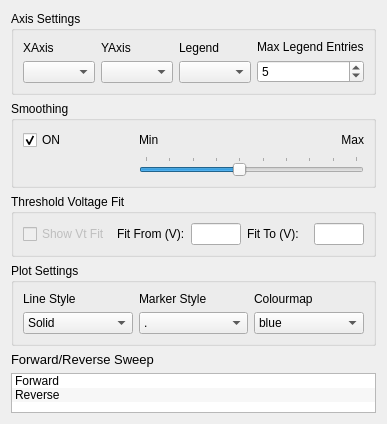
         <widget class="QWidget" name="tabAnalysis">
          <attribute name="title">
           <string>Analysis</string>
          </attribute>
          <layout class="QVBoxLayout" name="verticalLayout_14">
           <item>
            <widget class="QGroupBox" name="groupBox_3">
             <property name="title">
              <string>Axis Settings</string>
             </property>
             <layout class="QVBoxLayout" name="verticalLayout_6">
              <item>
               <layout class="QVBoxLayout" name="verticalLayout_7">
                <item>
                 <layout class="QHBoxLayout" name="horizontalLayout_4">
                  <item>
                   <layout class="QVBoxLayout" name="verticalLayout_8">
                    <item>
                     <widget class="QLabel" name="lbXAxis_2">
                      <property name="text">
                       <string>XAxis</string>
                      </property>
                     </widget>
                    </item>
                    <item>
                     <widget class="QComboBox" name="cbAXAxis"/>
                    </item>
                   </layout>
                  </item>
                  <item>
                   <layout class="QVBoxLayout" name="verticalLayout_9">
                    <item>
                     <widget class="QLabel" name="lbYAxis_2">
                      <property name="text">
                       <string>YAxis</string>
                      </property>
                     </widget>
                    </item>
                    <item>
                     <widget class="QComboBox" name="cbAYAxis"/>
                    </item>
                   </layout>
                  </item>
                  <item>
                   <layout class="QVBoxLayout" name="verticalLayout_10">
                    <item>
                     <widget class="QLabel" name="lbYAxis_3">
                      <property name="text">
                       <string>Legend</string>
                      </property>
                     </widget>
                    </item>
                    <item>
                     <widget class="QComboBox" name="cbAIndex"/>
                    </item>
                   </layout>
                  </item>
                  <item>
                   <layout class="QVBoxLayout" name="verticalLayout_12">
                    <item>
                     <widget class="QLabel" name="label_7">
                      <property name="text">
                       <string>Max Legend Entries</string>
                      </property>
                     </widget>
                    </item>
                    <item>
                     <widget class="QSpinBox" name="sbLegendEntries">
                      <property name="sizePolicy">
                       <sizepolicy hsizetype="Preferred" vsizetype="Fixed">
                        <horstretch>0</horstretch>
                        <verstretch>0</verstretch>
                       </sizepolicy>
                      </property>
                      <property name="maximumSize">
                       <size>
                        <width>16777215</width>
                        <height>16777215</height>
                       </size>
                      </property>
                      <property name="alignment">
                       <set>Qt::AlignLeading|Qt::AlignLeft|Qt::AlignVCenter</set>
                      </property>
                      <property name="minimum">
                       <number>1</number>
                      </property>
                      <property name="maximum">
                       <number>11</number>
                      </property>
                      <property name="value">
                       <number>5</number>
                      </property>
                     </widget>
                    </item>
                   </layout>
                  </item>
                 </layout>
                </item>
               </layout>
              </item>
             </layout>
            </widget>
           </item>
           <item>
            <widget class="QGroupBox" name="groupBox_6">
             <property name="sizePolicy">
              <sizepolicy hsizetype="Preferred" vsizetype="Minimum">
               <horstretch>0</horstretch>
               <verstretch>0</verstretch>
              </sizepolicy>
             </property>
             <property name="minimumSize">
              <size>
               <width>0</width>
               <height>50</height>
              </size>
             </property>
             <property name="title">
              <string>Smoothing</string>
             </property>
             <layout class="QGridLayout" name="gridLayout_5">
              <item row="0" column="2">
               <widget class="QLabel" name="label_13">
                <property name="text">
                 <string>Max</string>
                </property>
                <property name="alignment">
                 <set>Qt::AlignRight|Qt::AlignTrailing|Qt::AlignVCenter</set>
                </property>
               </widget>
              </item>
              <item row="0" column="1">
               <widget class="QLabel" name="label_12">
                <property name="text">
                 <string>Min</string>
                </property>
               </widget>
              </item>
              <item row="0" column="0">
               <widget class="QCheckBox" name="ckbSmoothing">
                <property name="text">
                 <string>ON</string>
                </property>
                <property name="checked">
                 <bool>true</bool>
                </property>
               </widget>
              </item>
              <item row="1" column="1" colspan="2">
               <widget class="QSlider" name="hsSmoothing">
                <property name="minimum">
                 <number>1</number>
                </property>
                <property name="maximum">
                 <number>10</number>
                </property>
                <property name="singleStep">
                 <number>1</number>
                </property>
                <property name="pageStep">
                 <number>1</number>
                </property>
                <property name="value">
                 <number>5</number>
                </property>
                <property name="sliderPosition">
                 <number>5</number>
                </property>
                <property name="tracking">
                 <bool>true</bool>
                </property>
                <property name="orientation">
                 <enum>Qt::Horizontal</enum>
                </property>
                <property name="invertedAppearance">
                 <bool>false</bool>
                </property>
                <property name="invertedControls">
                 <bool>false</bool>
                </property>
                <property name="tickPosition">
                 <enum>QSlider::TicksAbove</enum>
                </property>
                <property name="tickInterval">
                 <number>1</number>
                </property>
               </widget>
              </item>
             </layout>
            </widget>
           </item>
           <item>
            <widget class="QGroupBox" name="groupBox_5">
             <property name="sizePolicy">
              <sizepolicy hsizetype="Preferred" vsizetype="Preferred">
               <horstretch>0</horstretch>
               <verstretch>0</verstretch>
              </sizepolicy>
             </property>
             <property name="minimumSize">
              <size>
               <width>0</width>
               <height>40</height>
              </size>
             </property>
             <property name="title">
              <string>Threshold Voltage Fit</string>
             </property>
             <layout class="QHBoxLayout" name="horizontalLayout">
              <item>
               <widget class="QCheckBox" name="ckbShowVtFit">
                <property name="enabled">
                 <bool>false</bool>
                </property>
                <property name="text">
                 <string>Show Vt Fit</string>
                </property>
                <property name="checkable">
                 <bool>true</bool>
                </property>
               </widget>
              </item>
              <item>
               <widget class="QLabel" name="label">
                <property name="text">
                 <string>Fit From (V):</string>
                </property>
               </widget>
              </item>
              <item>
               <widget class="QLineEdit" name="leFitVtFrom">
                <property name="maximumSize">
                 <size>
                  <width>50</width>
                  <height>16777215</height>
                 </size>
                </property>
                <property name="inputMethodHints">
                 <set>Qt::ImhDigitsOnly</set>
                </property>
                <property name="placeholderText">
                 <string/>
                </property>
               </widget>
              </item>
              <item>
               <widget class="QLabel" name="label_2">
                <property name="text">
                 <string>Fit To (V):</string>
                </property>
               </widget>
              </item>
              <item>
               <widget class="QLineEdit" name="leFitVtTo">
                <property name="maximumSize">
                 <size>
                  <width>50</width>
                  <height>16777215</height>
                 </size>
                </property>
                <property name="inputMethodHints">
                 <set>Qt::ImhDigitsOnly</set>
                </property>
               </widget>
              </item>
             </layout>
            </widget>
           </item>
           <item>
            <widget class="QGroupBox" name="groupBox_4">
             <property name="title">
              <string>Plot Settings</string>
             </property>
             <layout class="QGridLayout" name="gridLayout_4">
              <item row="1" column="2">
               <widget class="QComboBox" name="cbPlotColour_Analysis">
                <item>
                 <property name="text">
                  <string>blue</string>
                 </property>
                </item>
                <item>
                 <property name="text">
                  <string>green</string>
                 </property>
                </item>
                <item>
                 <property name="text">
                  <string>red</string>
                 </property>
                </item>
                <item>
                 <property name="text">
                  <string>cyan</string>
                 </property>
                </item>
                <item>
                 <property name="text">
                  <string>magenta</string>
                 </property>
                </item>
                <item>
                 <property name="text">
                  <string>yellow</string>
                 </property>
                </item>
                <item>
                 <property name="text">
                  <string>black</string>
                 </property>
                </item>
                <item>
                 <property name="text">
                  <string>white</string>
                 </property>
                </item>
               </widget>
              </item>
              <item row="1" column="1">
               <widget class="QComboBox" name="cbMarkerStyle_Analysis">
                <item>
                 <property name="text">
                  <string>.</string>
                 </property>
                </item>
                <item>
                 <property name="text">
                  <string>o</string>
                 </property>
                </item>
                <item>
                 <property name="text">
                  <string>+</string>
                 </property>
                </item>
                <item>
                 <property name="text">
                  <string>,</string>
                 </property>
                </item>
                <item>
                 <property name="text">
                  <string>1</string>
                 </property>
                </item>
                <item>
                 <property name="text">
                  <string>2</string>
                 </property>
                </item>
                <item>
                 <property name="text">
                  <string>3</string>
                 </property>
                </item>
                <item>
                 <property name="text">
                  <string>4</string>
                 </property>
                </item>
                <item>
                 <property name="text">
                  <string>None</string>
                 </property>
                </item>
               </widget>
              </item>
              <item row="0" column="1">
               <widget class="QLabel" name="label_8">
                <property name="text">
                 <string>Marker Style</string>
                </property>
               </widget>
              </item>
              <item row="0" column="2">
               <widget class="QLabel" name="label_9">
                <property name="text">
                 <string>Colourmap</string>
                </property>
               </widget>
              </item>
              <item row="0" column="0">
               <widget class="QLabel" name="label_10">
                <property name="text">
                 <string>Line Style</string>
                </property>
               </widget>
              </item>
              <item row="1" column="0">
               <widget class="QComboBox" name="cbLineStyle_Analysis">
                <item>
                 <property name="text">
                  <string>Solid</string>
                 </property>
                </item>
                <item>
                 <property name="text">
                  <string>Dashes</string>
                 </property>
                </item>
                <item>
                 <property name="text">
                  <string>Line-Dot</string>
                 </property>
                </item>
                <item>
                 <property name="text">
                  <string>Dots</string>
                 </property>
                </item>
                <item>
                 <property name="text">
                  <string>None</string>
                 </property>
                </item>
               </widget>
              </item>
             </layout>
            </widget>
           </item>
           <item>
            <layout class="QVBoxLayout" name="verticalLayout_13">
             <item>
              <widget class="QLabel" name="label_11">
               <property name="sizePolicy">
                <sizepolicy hsizetype="Preferred" vsizetype="Fixed">
                 <horstretch>0</horstretch>
                 <verstretch>0</verstretch>
                </sizepolicy>
               </property>
               <property name="maximumSize">
                <size>
                 <width>16777215</width>
                 <height>20</height>
                </size>
               </property>
               <property name="font">
                <font>
                 <pointsize>10</pointsize>
                </font>
               </property>
               <property name="text">
                <string>Forward/Reverse Sweep</string>
               </property>
              </widget>
             </item>
             <item>
              <widget class="QListWidget" name="lwSweepDirSelect">
               <property name="maximumSize">
                <size>
                 <width>16777215</width>
                 <height>40</height>
                </size>
               </property>
               <property name="editTriggers">
                <set>QAbstractItemView::CurrentChanged|QAbstractItemView::SelectedClicked</set>
               </property>
               <property name="alternatingRowColors">
                <bool>true</bool>
               </property>
               <property name="selectionMode">
                <enum>QAbstractItemView::ExtendedSelection</enum>
               </property>
               <property name="selectionBehavior">
                <enum>QAbstractItemView::SelectRows</enum>
               </property>
               <item>
                <property name="text">
                 <string>Forward</string>
                </property>
               </item>
               <item>
                <property name="text">
                 <string>Reverse</string>
                </property>
               </item>
              </widget>
             </item>
            </layout>
           </item>
          </layout>
         </widget>
